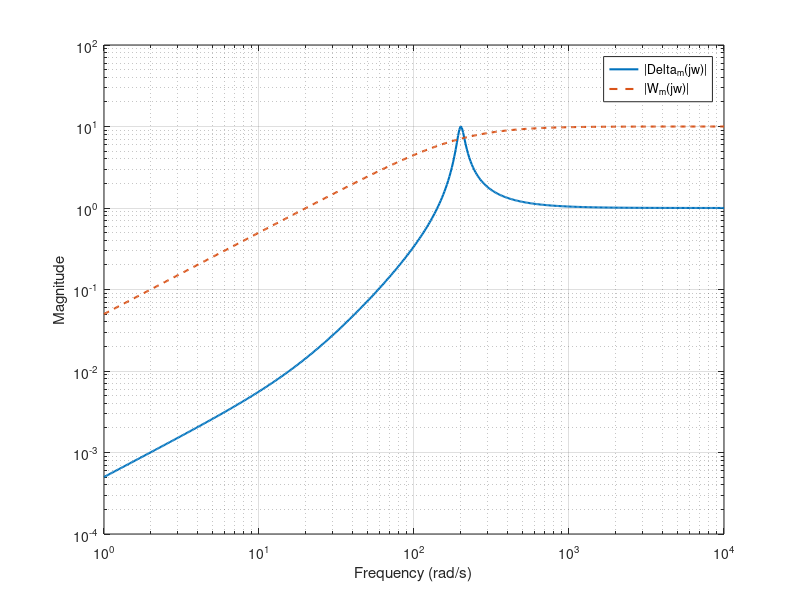
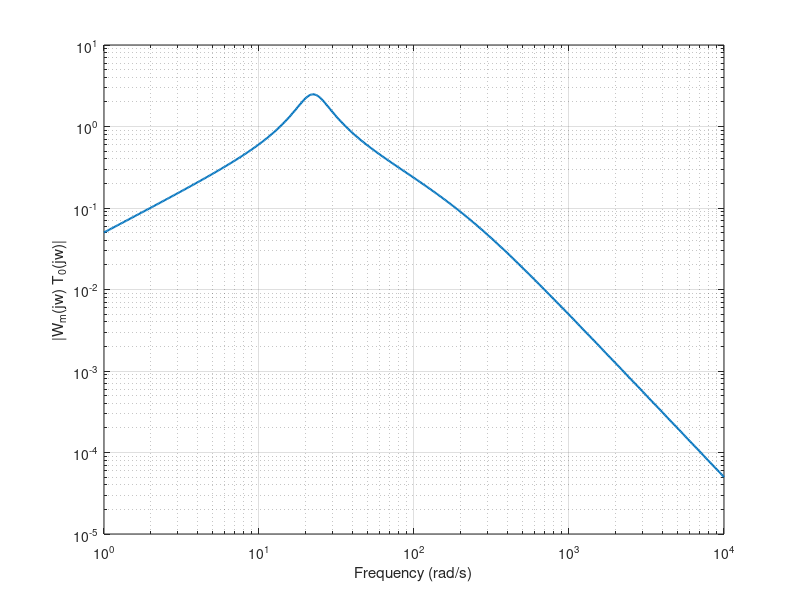

MATLAB code for these plots, in order:
J = 0.01;
b = 0.1;
Km = 1.0;

zeta_f = 0.05;
w_f = 200;       % rad/s

s = tf('s');

P0 = Km / (J * s^2 + b * s);
Gf = (w_f^2) / (s^2 + 2 * zeta_f * w_f * s + w_f^2);
Ptrue = P0 * Gf;

Delta_m = Gf - 1;   % multiplicative deviation: Ptrue/P0 - 1

Kp = 5;
C = Kp;

L0 = C * P0;
T0 = feedback(L0, 1);

alpha = 1 / (2 * zeta_f);
Wm = alpha * (s / w_f) / (1 + s / w_f);

w = logspace(0, 4, 500);

[magDm, ~, ~] = bode(Delta_m, w);
[magWm, ~, ~] = bode(Wm, w);
[magT0, ~, ~] = bode(T0, w);

magDm = squeeze(magDm);
magWm = squeeze(magWm);
magT0 = squeeze(magT0);

figure;
loglog(w, magDm, 'LineWidth', 1.5); hold on;
loglog(w, magWm, '--', 'LineWidth', 1.5);
xlabel('Frequency (rad/s)');
ylabel('Magnitude');
legend('|Delta_m(jw)|', '|W_m(jw)|');
grid on;

figure;
loglog(w, magWm .* magT0, 'LineWidth', 1.5);
xlabel('Frequency (rad/s)');
ylabel('|W_m(jw) T_0(jw)|');
grid on;

% In a robotics workflow, J and b can be derived from a rigid-body tree model:
%   robot = importrobot('yourRobot.urdf');
%   J = someFunctionOf(robot, jointIndex);
% and then the same uncertainty analysis can be repeated for each joint.
